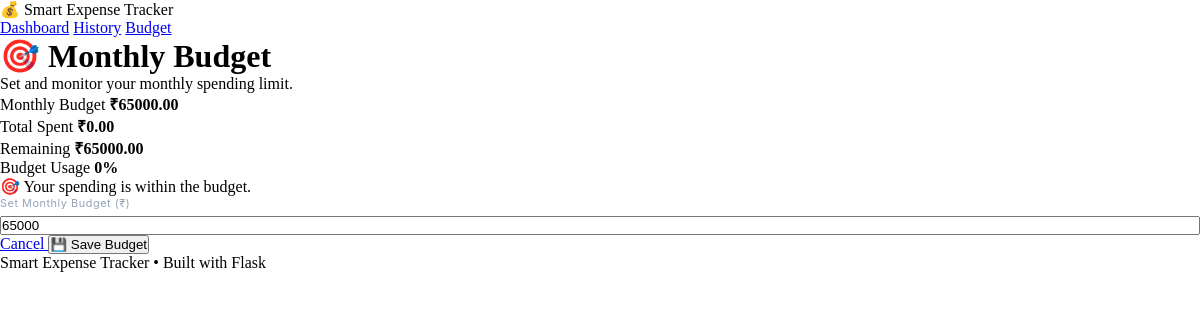
The page /budget on the database as committed earlier.
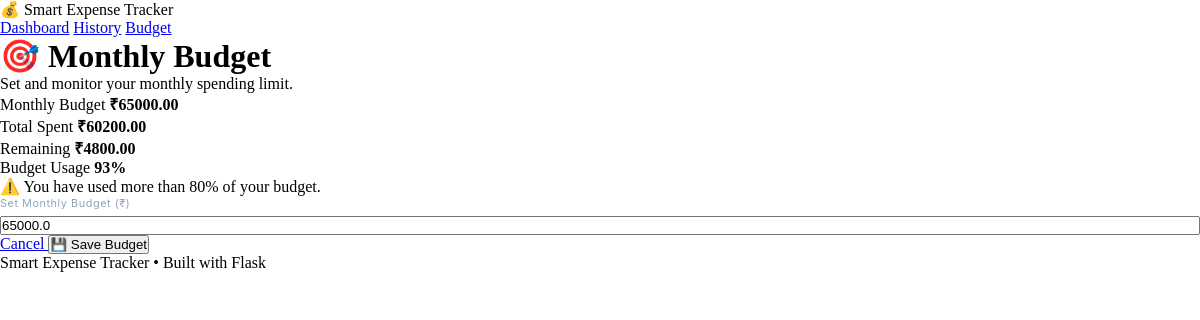
The same page on the database as committed later.
### tables this page shows
CREATE TABLE budget (
            id INTEGER PRIMARY KEY AUTOINCREMENT,
            amount REAL NOT NULL,
            month TEXT NOT NULL UNIQUE
        );

### app.py (the view, shortened to what this page needs)
@app.route("/budget", methods=["GET", "POST"])
def budget():
    current_month = datetime.now().strftime("%Y-%m")
    conn = get_db()
    budget_data = conn.execute("SELECT amount FROM budget WHERE month=?", (current_month,)).fetchone()
    expense = conn.execute("""
        SELECT COALESCE(SUM(amount), 0) FROM transactions
        WHERE type='expense' AND substr(date, 1, 7)=?
    """, (current_month,)).fetchone()[0]
    conn.close()
    budget_amount = budget_data["amount"] if budget_data else 65000
    remaining = budget_amount - expense
    return render_template("budget.html", budget=budget_amount, expense=expense, remaining=remaining)

### app.py (called while the page is built)
def get_db():
    conn = sqlite3.connect(DATABASE)
    conn.row_factory = sqlite3.Row
    return conn

### templates/budget.html (shortened to what this page needs)
<!DOCTYPE html>
<html lang="en">
<head>
    <link rel="stylesheet"
          href="{{ url_for('static', filename='css/style.css') }}">
</head>
<body>
<nav class="navbar">
    <div class="logo">
        💰 Smart Expense Tracker
    </div>
    <div class="nav-links">
        <a href="/">Dashboard</a>
        <a href="/history">History</a>
        <a href="/budget">Budget</a>
    </div>
</nav>
<main class="container">
    <div class="form-page">
        <div class="form-header">
            <h1>🎯 Monthly Budget</h1>
            <p>
                Set and monitor your monthly spending limit.
            </p>
        </div>
        <div class="budget-summary">
            <div class="budget-box">
                <span>
                    Monthly Budget
                </span>
                <strong>
                    ₹{{ "%.2f"|format(budget) }}
                </strong>
            </div>
            <div class="budget-box">
                <span>
                    Total Spent
                </span>
                <strong class="expense-text">
                    ₹{{ "%.2f"|format(expense) }}
                </strong>
            </div>
            <div class="budget-box">
                <span>
                    Remaining
                </span>
                <strong
                    class="{% if remaining < 0 %}
                               expense-text
                           {% else %}
                               income-text
                           {% endif %}"
                >
                    ₹{{ "%.2f"|format(remaining) }}
                </strong>
            </div>
        </div>
        {% if budget > 0 %}
            {% set percentage = (expense / budget * 100) %}
            <div class="budget-progress-panel">
                <div class="progress-header">
                    <span>
                        Budget Usage
                    </span>
                    <strong>
                        {{ "%.0f"|format(percentage) }}%
                    </strong>
                </div>
                {% if percentage >= 100 %}
                    <div class="budget-alert danger">
                        🚨 You have exceeded your monthly budget.
                    </div>
                {% elif percentage >= 80 %}
                    <div class="budget-alert warning">
                        ⚠️ You have used more than 80% of your budget.
                    </div>
                {% else %}
                    <div class="budget-alert success">
                        🎯 Your spending is within the budget.
                    </div>
                {% endif %}
            </div>
        {% endif %}
        <form
            method="POST"
            class="expense-form"
        >
            <div class="form-group">
                <label for="amount">
                    Set Monthly Budget (₹)
                </label>
                <input
                    type="number"
                    id="amount"
                    name="amount"
                    placeholder="Example: 10000"
                    min="0"
                    step="0.01"
                    value="{{ budget if budget > 0 else '' }}"
                    required
                >
            </div>
            <div class="form-buttons">
                <a
                    href="/"
                    class="cancel-btn"
                >
                    Cancel
                </a>
                <button
                    type="submit"
                    class="submit-income"
                >
                    💾 Save Budget
                </button>
            </div>
        </form>
    </div>
</main>
<footer>
    <p>
        Smart Expense Tracker • Built with Flask
    </p>
</footer>
</body>
</html>

Rows that differ between the two databases and show on the page:
added budget: amount "65000.00", amount "65000.0"
Other text that changed with them:
{{ "%.2f"|format(expense) }}: "0.00" → "60200.00"
{{ "%.2f"|format(remaining) }}: "65000.00" → "4800.00"
{{ "%.0f"|format(percentage) }}: "0" → "93"
{{ "%.2f"|format(budget) }}: "65000.00" → (not shown)
form field amount: "65000" → (not shown)
text no longer shown: "🎯 Your spending is within the budget."
text now shown: "⚠️ You have used more than 80% of your budget."
